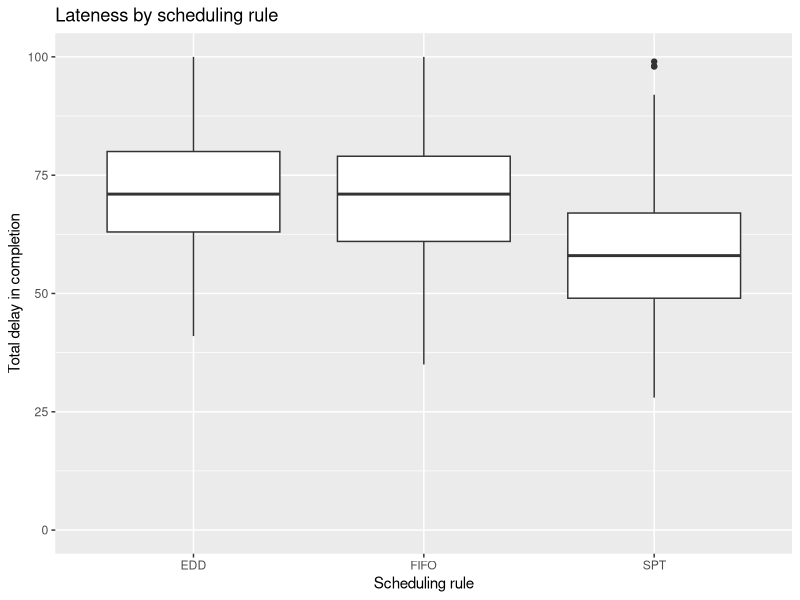
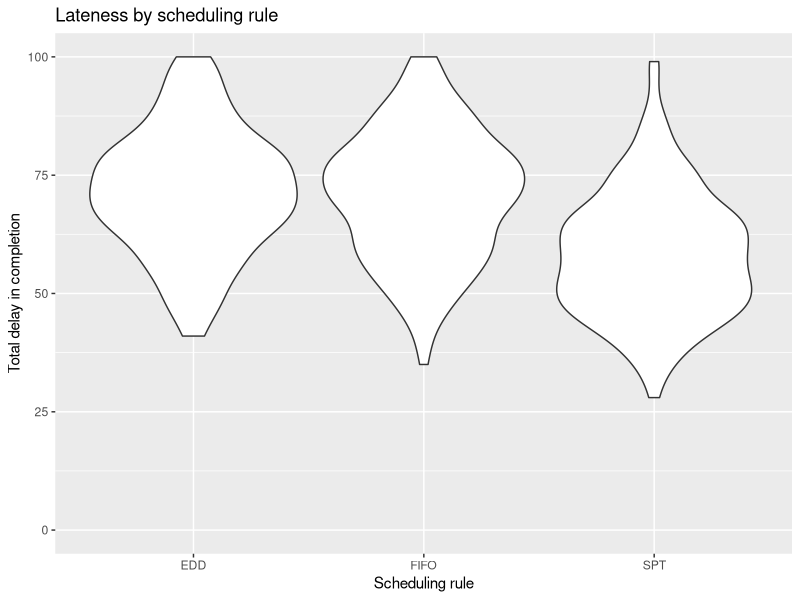

Generate these figures, in order, with R:
## ---- chunk 1
knitr::opts_chunk$set(echo = TRUE)
library(dplyr)
library(magrittr)
library(tidyr)
library(ggplot2)
## ---- chunk 2
job <- data.frame(job = c(1, 2,3, 4, 5, 6, 7, 8), 
                  processingtime = c(2, 3, 2, 1, 4, 3, 4, 2),
                  duedate = c(7, 3, 11, 5, 13, 10, 15, 17))
## ---- chunk 3
datalist <- c(1,2,3,4,5,6,7,8)
neworder <- c(4, 2, 5, 6, 3, 8, 7, 1)
datalist[neworder]
## ---- chunk 4
lateness <- function(duedate, completiondate){
  lateness <- max(0, completiondate - duedate)
}
## ---- chunk 5
fifolate <- function(joblist){
   joblength <- length(joblist$job)
   totallateness <- 0
   completion <- 0
   for(i in 1:joblength){
     completion <- completion + joblist$processingtime[i]
     totallateness <- totallateness + lateness(joblist$duedate, completion)
   } 
   totallateness
}
## ---- chunk 6
jobnumber <- sample(job$job, size = 8, replace = FALSE)
jobsim <- data.frame(job = jobnumber,
                     processingtime = job$processingtime[jobnumber], 
                     duedate = sample(job$duedate, size=8, replace = FALSE))
## ---- chunk 7
eddlate <- function(joblist){
   joblength <- length(joblist$job)
   sortedd <- joblist %>% arrange(duedate, processingtime)
   totallateness <- 0
   completion <- 0
   for(i in 1:joblength){
     completion <- completion + sortedd$processingtime[i]
     totallateness <- totallateness + lateness(sortedd$duedate, completion)
   } 
   totallateness
}

sptlate <- function(joblist){
   joblength <- length(joblist$job)
   sortspt <- joblist %>% arrange(processingtime, duedate)
   totallateness <- 0
   completion <- 0
   for(i in 1:joblength){
     completion <- completion + sortspt$processingtime[i]
     totallateness <- totallateness + lateness(sortspt$duedate, completion)
   } 
   totallateness
}
## ---- chunk 8
fifosort <- job
eddsort <- job %>% arrange(duedate, processingtime)
sptsort <- job %>% arrange(processingtime,duedate)
print("original lateness")
print(fifolate(job))
print(eddlate(job))
print(sptlate(job))
print("lateness of sampled order")
print(fifolate(jobsim))
print(eddlate(jobsim))
print(sptlate(jobsim))
## ---- chunk 9
days <- 250
fifolatesim <- c()
eddlatesim <- c()
sptlatesim <- c()
set.seed(1234)
for (t in 1:days){
  jobnumber <- sample(job$job, size = 8, replace = TRUE)
  jobsim <- data.frame(job = jobnumber,
                     processingtime = job$processingtime[jobnumber], 
                     duedate = sample(job$duedate, size=8, replace = FALSE))
  fifolatesim <- c(fifolatesim, fifolate(jobsim))
  eddlatesim <- c(eddlatesim, eddlate(jobsim))
  sptlatesim <- c(sptlatesim, sptlate(jobsim))
}
## ---- chunk 10
latesimresults <- data.frame(FIFO = fifolatesim, 
                              EDD = eddlatesim,
                              SPT =  sptlatesim)
ggplot(latesimresults) + geom_boxplot(aes(x="FIFO", y=FIFO)) + geom_boxplot(aes(x="EDD", y=EDD)) + geom_boxplot(aes(x="SPT", y=SPT)) +
  ylab("Total delay in completion") + ylim(0, 100) + xlab("Scheduling rule") +
  ggtitle("Lateness by scheduling rule")
## ---- chunk 11
# Alternative way of creating graph
latesimresults %>% 
  gather(key=rule, value=lateness, FIFO, EDD, SPT) %>%
  ggplot() + geom_violin(aes(x=rule, y=lateness)) + 
  ylab("Total delay in completion") + ylim(0, 100) + xlab("Scheduling rule") +
  ggtitle("Lateness by scheduling rule")
